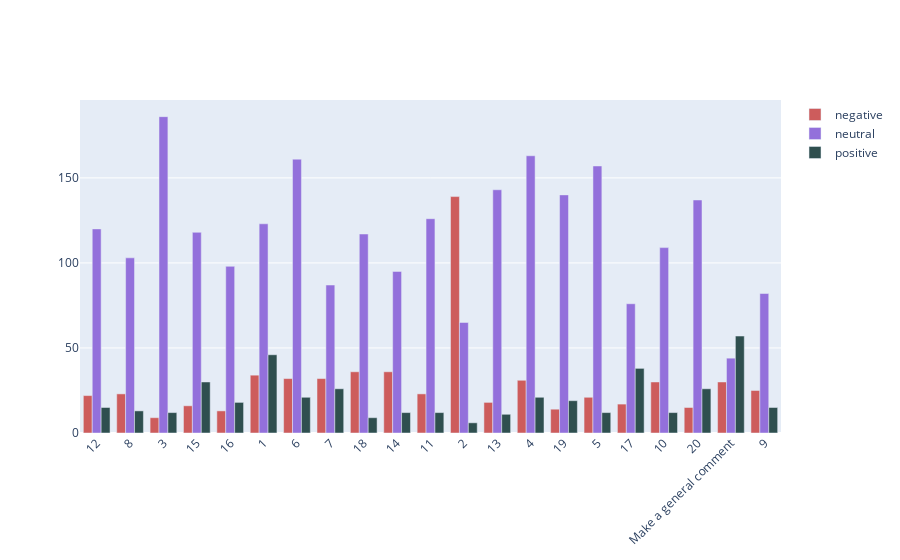

Write notebook code for a chart like this one.
### Code cell
questions = formated_sent_df[col_names[0]].tolist()

fig = go.Figure()
fig.add_trace(go.Bar(
    x=questions,
    y=formated_sent_df[col_names[1]].tolist(),
    name=col_names[1],
    marker_color='indianred'
))
fig.add_trace(go.Bar(
    x=questions,
    y=formated_sent_df[col_names[2]].tolist(),
    name=col_names[2],
    marker_color='MediumPurple'
))
fig.add_trace(go.Bar(
    x=questions,
    y=formated_sent_df[col_names[3]].tolist(),
    name=col_names[3],
    marker_color='DarkSlateGrey'
))

# Here we modify the tickangle of the xaxis, resulting in rotated labels.
fig.update_layout(barmode='group', xaxis_tickangle=-45)
fig.show()

### Figure 1 — Plotly figure (JSON) as saved in the notebook; plotly's stock layout.template omitted (floating-point values rounded to 4 significant figures)
{"data": [{"marker": {"color": "indianred"}, "name": "negative", "type": "bar", "x": ["12", "8", "3", "15", "16", "1", "6", "7", "18", "14", "11", "2", "13", "4", "19", "5", "17", "10", "20", "Make a general comment", "9"], "y": [22, 23, 9, 16, 13, 34, 32, 32, 36, 36, 23, 139, 18, 31, 14, 21, 17, 30, 15, 30, 25]}, {"marker": {"color": "MediumPurple"}, "name": "neutral", "type": "bar", "x": ["12", "8", "3", "15", "16", "1", "6", "7", "18", "14", "11", "2", "13", "4", "19", "5", "17", "10", "20", "Make a general comment", "9"], "y": [120, 103, 186, 118, 98, 123, 161, 87, 117, 95, 126, 65, 143, 163, 140, 157, 76, 109, 137, 44, 82]}, {"marker": {"color": "DarkSlateGrey"}, "name": "positive", "type": "bar", "x": ["12", "8", "3", "15", "16", "1", "6", "7", "18", "14", "11", "2", "13", "4", "19", "5", "17", "10", "20", "Make a general comment", "9"], "y": [15, 13, 12, 30, 18, 46, 21, 26, 9, 12, 12, 6, 11, 21, 19, 12, 38, 12, 26, 57, 15]}], "layout": {"autosize": true, "barmode": "group", "xaxis": {"autorange": true, "range": [-0.5, 20.5], "tickangle": -45, "type": "category"}, "yaxis": {"autorange": true, "range": [0, 195.8], "type": "linear"}}}
